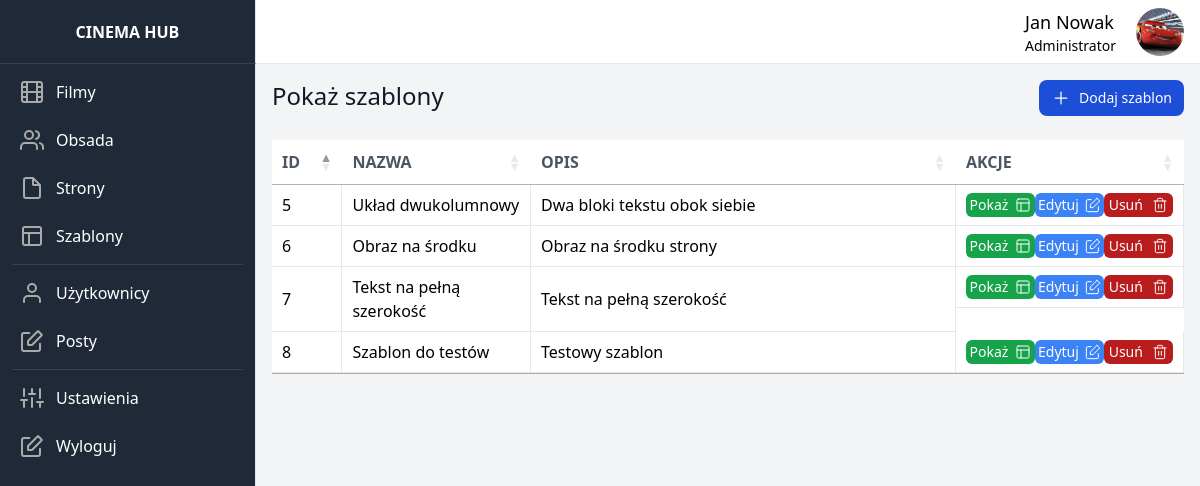
/templates (signed in), run on the app's committed database.
### dashboard/models.py (models this page shows, shortened)
class UserData(models.Model):
    user = models.OneToOneField(User, on_delete=models.CASCADE)
    image = models.ImageField(upload_to=user_directory_path, default='default/user.jpg')

class Template(models.Model):
    id = models.AutoField(primary_key=True)
    name = models.CharField(max_length=255)
    description = models.TextField()
    html_structure = models.TextField()
    created_at = models.DateTimeField(auto_now_add=True)
    created_by = models.ForeignKey(User, on_delete=models.CASCADE, related_name='templates')

### dashboard/views.py (the view)
# urls.py: path('templates', show_templates, name='show_templates'),
@login_required
def show_templates(request):
    templates = Template.objects.all()
    return render(request, 'show_templates.html', {'templates': templates})

### dashboard_theme/templates/show_templates.html (shortened to what this page needs)
{% extends 'base.html' %}
{% block extra_head %}
    <link rel="stylesheet" type="text/css" href="https://cdn.datatables.net/1.10.21/css/jquery.dataTables.css">
{% endblock %}
{% block content %}
        <div class="w-full flex flex-row justify-between">
            <p class="font-medium text-gray-900 text-2xl mb-7">Pokaż szablony</p>
            <a href="{% url 'add_template' %}" type="button" class="h-1/2 px-3 py-2 text-sm font-medium text-center inline-flex items-center text-white bg-blue-700 rounded-lg hover:bg-blue-800 focus:ring-4 focus:outline-none focus:ring-blue-300">
                <svg class="mr-2" xmlns="http://www.w3.org/2000/svg" width="20" height="20" viewBox="0 0 24 24" fill="none" stroke="#ffffff" stroke-width="1.5" stroke-linecap="round" stroke-linejoin="bevel"><line x1="12" y1="5" x2="12" y2="19"></line><line x1="5" y1="12" x2="19" y2="12"></line></svg>
                Dodaj szablon
            </a>
        </div>
        <table class="w-full table-fixed" datatable id="data-table">
            <thead class="">
              <tr class="bg-white my-5">
                <th style="width: 5%" class="py-5 px-6 text-left text-gray-600 font-bold uppercase">ID</th>
                <th style="width: 20%" class="py-5 px-6 text-left text-gray-600 font-bold uppercase">Nazwa</th>
                <th style="width: 50%" class="py-5 px-6 text-left text-gray-600 font-bold uppercase">Opis</th>
                <th style="width: 25%" class="py-5 px-6 text-left text-gray-600 font-bold uppercase">Akcje</th>
              </tr>
            </thead>
            <tbody class="bg-white">
              {% for template in templates %}
              <tr>
                <td class="py-5 w-2 border-b border-r border-gray-200">{{ template.id }}</td>
                <td class="py-5 px-6 border-b border-r border-gray-200">{{ template.name }}</td>
                <td class="py-5 px-6 border-b border-r border-gray-200">{{ template.description }}</td>
                <td class="py-5 px-6 border-b border-r border-gray-200 flex flex-row justify-around">
                    <a href="{% url 'show_template' id=template.id %}" class="bg-green-600 flex flex-row w-20 justify-around rounded-md text-sm hover:bg-green-800">
                        <p class="text-white my-auto">
                            Pokaż
                        </p>
                        <svg  class="my-auto" xmlns="http://www.w3.org/2000/svg" width="16" height="16" viewBox="0 0 24 24" fill="none" stroke="#ffffff" stroke-width="1.5" stroke-linecap="round" stroke-linejoin="round"><rect x="3" y="3" width="18" height="18" rx="2"/><path d="M3 9h18M9 21V9"/></svg>
                    </a>
                    <a href="{% url 'edit_template' id=template.id %}" class="bg-blue-500 flex flex-row w-20 h-6 justify-around rounded-md text-sm hover:bg-blue-700">
                        <p class="text-white my-auto">
                            Edytuj
                        </p>
                    </a>
                    <a href="{% url 'delete_template' id=template.id %}" class="bg-red-700 flex flex-row w-20 justify-around rounded-md text-sm hover:bg-red-900">
                        <p class="text-white my-auto">
                            Usuń
                        </p>
                    </a>
                </td>
              </tr>
              {% empty %}
              <tr>
                <td colspan="5" class="text-center font-normal leading-normal text-sm">No templates found</td>
              </tr>
              {% endfor %}
            </tbody>
      </table>
{% endblock %}

### dashboard_theme/templates/base.html (shortened to what this page needs)
{% load static tailwind_tags %}
{% load static %}
<!DOCTYPE html>
<html lang="en">
	<head>
		{% tailwind_css %}
        {% block extra_head %}{% endblock %}
	</head>
	<body class="bg-gray-50">
    <div class="flex flex-row h-screen bg-gray-100">
        <aside id="sidebar" class="h-full flex flex-shrink-0 flex-col w-64 transition-width duration-75" aria-label="Sidebar">
            <div class="flex items-center justify-center h-16 bg-gray-800 border-r border-b border-b-gray-700">
                    <span class="text-gray-900 font-bold uppercase text-white">Cinema Hub</span>
            </div>
          <div class="relative flex-1 flex flex-col min-h-0 border-r border-gray-200 bg-gray-800 pt-0">
            <div class="flex-1 flex flex-col pb-4 overflow-y-auto">
              <div class="flex-1 px-3 bg-gray-800 divide-y space-y-1">
                <ul class="space-y-2 pb-2 pt-2">
                  <li>
                      <a href="{% url 'show_movies' %}" class="text-base text-gray-900 font-normal rounded-lg flex items-center p-2 hover:bg-gray-700 group">
                        <span class="ml-3 leading-none text-white">Filmy</span>
                      </a>
                  </li>
                  <li>
                      <a href="{% url 'show_members' %}" class="text-base text-gray-900 font-normal rounded-lg flex items-center p-2 hover:bg-gray-700 group">
                        <span class="ml-3 leading-none text-white">Obsada</span>
                      </a>
                  </li>
                  <li>
                      <a href="{% url 'show_pages' %}" class="text-base text-gray-900 font-normal rounded-lg flex items-center p-2 hover:bg-gray-700 group">
                        <svg class="w-6 h-6" xmlns="http://www.w3.org/2000/svg" width="20" height="20" viewBox="0 0 24 24" fill="none" stroke="#aaaaaa" stroke-width="2" stroke-linecap="round" stroke-linejoin="bevel"><path d="M13 2H6a2 2 0 0 0-2 2v16c0 1.1.9 2 2 2h12a2 2 0 0 0 2-2V9l-7-7z"/><path d="M13 3v6h6"/></svg>
                        <span class="ml-3 leading-none text-white">Strony</span>
                      </a>
                  </li>
                    <li>
                      <a href="{% url 'show_templates' %}" class="text-base text-gray-900 font-normal rounded-lg flex items-center p-2 hover:bg-gray-700 group">
                        <svg class="w-6 h-6" xmlns="http://www.w3.org/2000/svg" width="20" height="20" viewBox="0 0 24 24" fill="none" stroke="#aaaaaa" stroke-width="2" stroke-linecap="round" stroke-linejoin="bevel"><rect x="3" y="3" width="18" height="18" rx="2"/><path d="M3 9h18M9 21V9"/></svg>
                        <span class="ml-3 leading-none text-white">Szablony</span>
                      </a>
                  </li>
                     <hr class="h-px my-8 bg-gray-700 border-0">
                    <li>
                      <a href="{% url 'show_users' %}" class="text-base text-gray-900 font-normal rounded-lg flex items-center p-2 hover:bg-gray-700 group">
                        <svg class="w-6 h-6" xmlns="http://www.w3.org/2000/svg" width="20" height="20" viewBox="0 0 24 24" fill="none" stroke="#aaaaaa" stroke-width="2" stroke-linecap="round" stroke-linejoin="bevel"><path d="M20 21v-2a4 4 0 0 0-4-4H8a4 4 0 0 0-4 4v2"></path><circle cx="12" cy="7" r="4"></circle></svg>
                        <span class="ml-3 leading-none text-white">Użytkownicy</span>
                      </a>
                  </li>
                    <li>
                      <a href="{% url 'show_posts' %}" class="text-base text-gray-900 font-normal rounded-lg flex items-center p-2 hover:bg-gray-700 group">
                        <span class="ml-3 leading-none text-white">Posty</span>
                      </a>
                  </li>
                    <hr class="h-px my-8 bg-gray-700 border-0">
                    <li>
                      <a href="#" class="text-base text-gray-900 font-normal rounded-lg flex items-center p-2 hover:bg-gray-700 group">
                        <span class="ml-3 leading-none text-white">Ustawienia</span>
                      </a>
                  </li>
                    <li>
                      <a href="{% url 'logout_tunnel' %}" class="text-base text-gray-900 font-normal rounded-lg flex items-center p-2 hover:bg-gray-700 group">
                        <span class="ml-3 leading-none text-white">Wyloguj</span>
                      </a>
                  </li>
                </ul>
              </div>
            </div>
          </div>
        </aside>
        <div class="flex flex-col w-full">
            <div class="flex items-center justify-between h-16 bg-white border-b border-gray-200">
                <div class="flex items-center pr-4 flex-1 justify-end">
                    <div class="justify-end flex flex-col mr-5">
                        <p class="text-lg">{{ user.first_name }} {{ user.last_name }}</p>
                        <p class="text-sm">{% if user.is_superuser %}Administrator{% elif user.is_stuff %}Moderator{% else %}Użytkownik{% endif %}</p>
                    </div>
                    <img class="rounded-full w-12 h-12 object-cover" src="{{ user.userdata.image.url }}" alt="{{ user.first_name }} {{ user.last_name }}">
                </div>
            </div>
            <div class="p-4 overflow-y-auto flex-1">
                {% block content %}{% endblock %}
            </div>
        </div>
        </div>
	</body>
</html>

### data on the page
Template: id "5", name "Układ dwukolumnowy", description "Dwa bloki tekstu obok siebie"
Template: id "6", name "Obraz na środku", description "Obraz na środku strony"
Template: id "7", name "Tekst na pełną szerokość", description "Tekst na pełną szerokość"
Template: id "8", name "Szablon do testów", description "Testowy szablon"

### other printed values
{{ user.first_name }} "Jan"
{{ user.last_name }} "Nowak"
